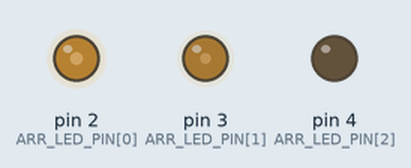
Bench run of a sketch on a simulated Arduino Uno, built with avr-gcc and run on an emulated ATmega328P. Parts: output pins drawn as LEDs (lit = HIGH).

Above: at 0.15 s.
At 38.88 s:
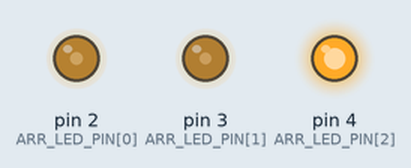
Timing chart, 0 to 40.0 s (numbered marks = the images above):
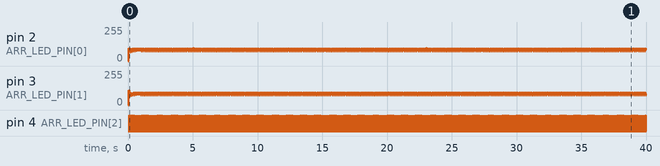

The sketch:

color.ino
```cpp
// availabe PIN: 2(blue), 4(Green), 7(red), 13(no light)
const int LED_COUNT = 3;	// number of LED to use
const int ARR_LED_PIN [LED_COUNT] = {2, 3, 4};	// LED to use

unsigned long nPreviousTime = 0;	// last shinning time
unsigned long nCurrentTime = 0;		// current time


const unsigned long FLICKER_FREQ = 67;		// flicker frequency in Hertz
const unsigned long FLICKER_INTERVAL = 1000000/FLICKER_FREQ/LED_COUNT;	// shinning duration for each LED in microseconds

short nCurrentLED = 0;	// current shinning LED
short nNextLED = 0;		// next LED to shine

void setup() {
	// turn off all LEDs
	for (int i=0; i<LED_COUNT; ++i) {
		pinMode(ARR_LED_PIN[i], OUTPUT);
		digitalWrite(ARR_LED_PIN[i], LOW);
	}
}

void loop() {
  nCurrentTime = micros();
  if(nCurrentTime < nPreviousTime){ // The time value has been overflowed, ignore it.
								    // Note there will be a frequency change if we ignore the overflow.
	  nPreviousTime = nCurrentTime;
	  return;
  }

  if (nCurrentTime - nPreviousTime >= FLICKER_INTERVAL) // time for flicker
  {
    // save the last time you blinked the LED
    nPreviousTime = nCurrentTime;

	// turn off current shinning LED & Turn on next LED
    digitalWrite(ARR_LED_PIN[nCurrentLED], LOW);
	digitalWrite(ARR_LED_PIN[nNextLED], HIGH);

	nCurrentLED = nNextLED;
	nNextLED = (++nNextLED) % LED_COUNT;
  }
}
```

Measured:
- by itself, pin 4 (ARR_LED_PIN[2]): alternates HIGH for 0.02 s and LOW for 0.10 s
